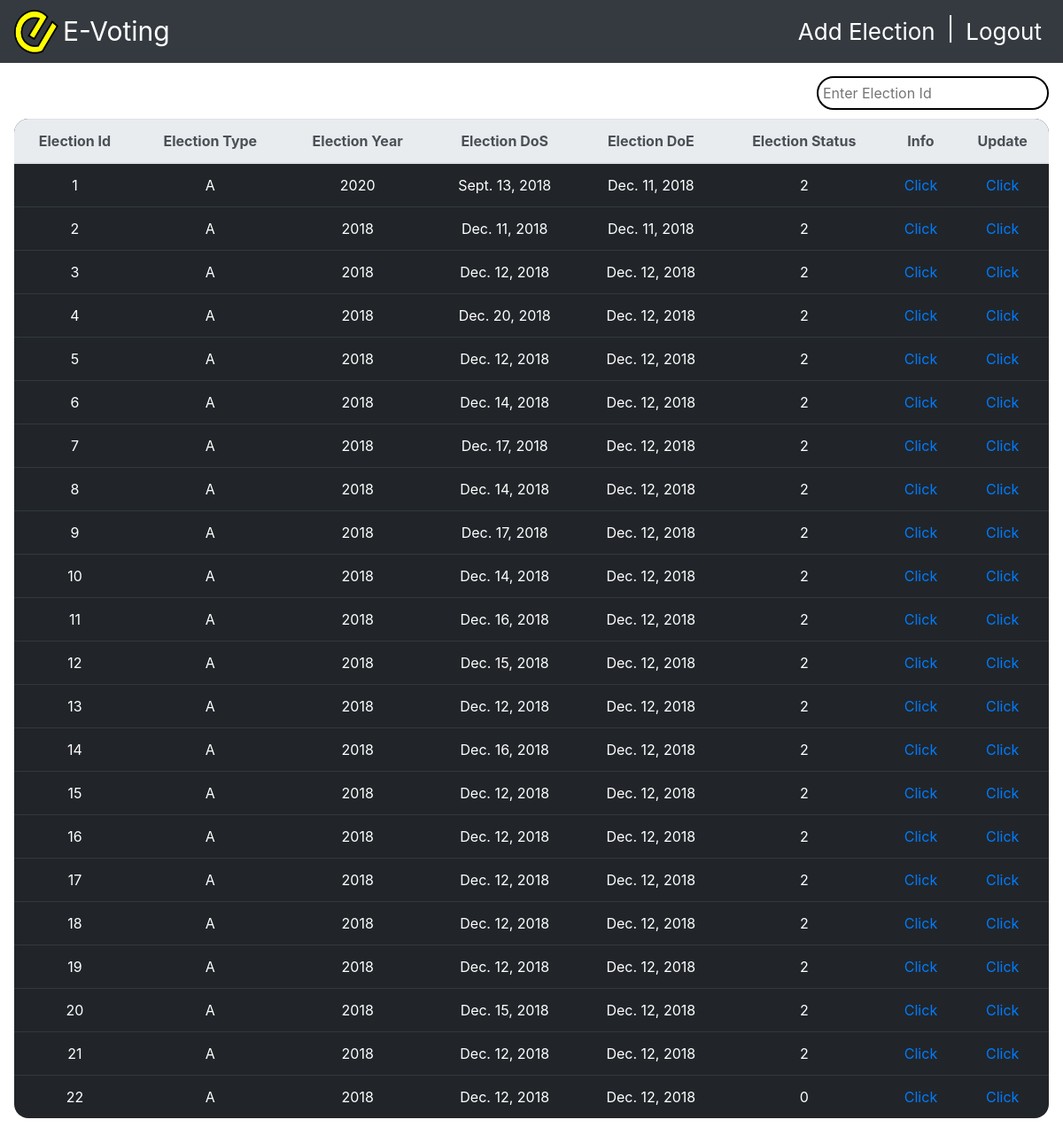
Page /organiser_app/election/ on the committed database.
### organiser_app/models.py (models this page shows, shortened)
class Election(models.Model):
    election_type=models.CharField(choices=election_options,null=False,max_length=1,default="Parliamentary")
    election_id=models.AutoField(primary_key=True)
    election_year=models.CharField(null=False,choices=YEARS,default=2018,max_length=6)
    date_of_start=models.DateField(null=False)
    date_of_end=models.DateField(null=False)
    status=models.CharField(choices=statuses,max_length=2,default='0')
    candidates = models.ManyToManyField(to=Candidate)

### organiser_app/views.py (the view)
# urls.py: path('election/',views.election,name="election"),
def election(request):
    election_instance=Election.objects.all()
    context={'election_instance':election_instance}
    return render(request,'organiser_app/election.html',context)

### templates/organiser_app/election.html (shortened to what this page needs)
{% load staticfiles %}
<!doctype html>
<html lang="en">
   <head>
      <link rel="stylesheet" href="https://stackpath.bootstrapcdn.com/bootstrap/4.1.3/css/bootstrap.min.css">
   </head>
   <body style="position: relative; padding-top: 20px;">
      <nav class="navbar fixed-top container-fluid navbar-expand-lg navbar-light bg-dark">
         <div class="collapse navbar-collapse " id="navbarSupportedContent">
            <img src="{% static "images/e-voting.png"%}" alt="evoting image" width="50" height="50">
            <p style="color:white; font-size:30px;margin:5px">E-Voting</p>
         </div>
         <ul class="nav navbar-nav navbar-right">
            <li class="nav-item active">
               <a class="nav-link text-white" href="{% url 'organiser_app:addelection' %}" style="font-size:26px">Add Election <span class="sr-only">(current)</span></a>
            </li>
            <li>
               <p class="text-white " style="font-size:26px;margin:5px">|</p>
            </li>
            <li class="nav-item active">
               <a class="nav-link text-white" href="{% url 'organiser_app:evoting-logout'%}" style="font-size:26px">Logout <span class="sr-only">(current)</span></a>
            </li>
         </ul>
      </nav>
      <div class="shadow-lg p-3 mb-5 bg-white rounded" style="margin-top:50px" id="elections">
         {% if election_instance %}
         <input class="search float-right" style="border-radius:20px;padding:5px;margin-bottom:10px;border:2px solid black;outline:none;"placeholder="Enter Election Id" />
         <table class="table table-dark " style="margin: 20px auto;">
            <thead class="thead thead-light " style="text-align: center">
               <th class="eid"> Election Id</th>
               <th class="type"> Election Type</th>
               <th > Election Year</th>
               <th> Election DoS</th>
               <th> Election DoE</th>
               <th class="status"> Election Status</th>
               <th> Info </th>
               <th>Update</th>
            </thead>
            <tbody class="list">
               {% for election in election_instance%}
               <tr style="text-align: center">
                  <td class="eid">{{ election.election_id}}</td>
                  <td class="type">{{ election.election_type}}</td>
                  <td >{{ election.election_year}}</td>
                  <td>{{ election.date_of_start}}</td>
                  <td>{{ election.date_of_end}}</td>
                  <td class="status">{{ election.status}}</td>
                  <td><a href="{% url "organiser_app:election-candidate" election.election_id %}" >Click</a></td>
                  <td><a href="{% url "organiser_app:election_edit" election.election_id %}" >Click</a></td>
               </tr>
               {% endfor %}
            </tbody>
         </table>
         {% endif %}
      </div>
   </body>
</html>

### templates/organiser_app/election.html (style rules this page uses)
table { border-collapse: collapse; border-radius: 1em; overflow: hidden; }

### rows in the picture
Election: election_id "1", election_type "A", election_year "2020", date_of_start "Sept. 13, 2018", date_of_end "Dec. 11, 2018", status "2"
Election: election_id "2", election_type "A", election_year "2018", date_of_start "Dec. 11, 2018", date_of_end "Dec. 11, 2018", status "2"
Election: election_id "3", election_type "A", election_year "2018", date_of_start "Dec. 12, 2018", date_of_end "Dec. 12, 2018", status "2"
Election: election_id "4", election_type "A", election_year "2018", date_of_start "Dec. 20, 2018", date_of_end "Dec. 12, 2018", status "2"
Election: election_id "5", election_type "A", election_year "2018", date_of_start "Dec. 12, 2018", date_of_end "Dec. 12, 2018", status "2"
Election: election_id "6", election_type "A", election_year "2018", date_of_start "Dec. 14, 2018", date_of_end "Dec. 12, 2018", status "2"
Election: election_id "7", election_type "A", election_year "2018", date_of_start "Dec. 17, 2018", date_of_end "Dec. 12, 2018", status "2"
Election: election_id "8", election_type "A", election_year "2018", date_of_start "Dec. 14, 2018", date_of_end "Dec. 12, 2018", status "2"
Election: election_id "9", election_type "A", election_year "2018", date_of_start "Dec. 17, 2018", date_of_end "Dec. 12, 2018", status "2"
Election: election_id "10", election_type "A", election_year "2018", date_of_start "Dec. 14, 2018", date_of_end "Dec. 12, 2018", status "2"
Election: election_id "11", election_type "A", election_year "2018", date_of_start "Dec. 16, 2018", date_of_end "Dec. 12, 2018", status "2"
Election: election_id "12", election_type "A", election_year "2018", date_of_start "Dec. 15, 2018", date_of_end "Dec. 12, 2018", status "2"
Election: election_id "13", election_type "A", election_year "2018", date_of_start "Dec. 12, 2018", date_of_end "Dec. 12, 2018", status "2"
Election: election_id "14", election_type "A", election_year "2018", date_of_start "Dec. 16, 2018", date_of_end "Dec. 12, 2018", status "2"
Election: election_id "15", election_type "A", election_year "2018", date_of_start "Dec. 12, 2018", date_of_end "Dec. 12, 2018", status "2"
Election: election_id "16", election_type "A", election_year "2018", date_of_start "Dec. 12, 2018", date_of_end "Dec. 12, 2018", status "2"
Election: election_id "17", election_type "A", election_year "2018", date_of_start "Dec. 12, 2018", date_of_end "Dec. 12, 2018", status "2"
Election: election_id "18", election_type "A", election_year "2018", date_of_start "Dec. 12, 2018", date_of_end "Dec. 12, 2018", status "2"
Election: election_id "19", election_type "A", election_year "2018", date_of_start "Dec. 12, 2018", date_of_end "Dec. 12, 2018", status "2"
Election: election_id "20", election_type "A", election_year "2018", date_of_start "Dec. 15, 2018", date_of_end "Dec. 12, 2018", status "2"
Election: election_id "21", election_type "A", election_year "2018", date_of_start "Dec. 12, 2018", date_of_end "Dec. 12, 2018", status "2"
Election: election_id "22", election_type "A", election_year "2018", date_of_start "Dec. 12, 2018", date_of_end "Dec. 12, 2018", status "0"
